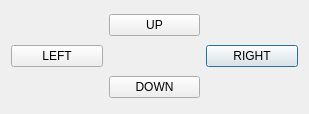
<?xml version="1.0" encoding="UTF-8"?>
<ui version="4.0">
 <class>CControlDlg</class>
 <widget class="QDialog" name="CControlDlg">
  <property name="geometry">
   <rect>
    <x>0</x>
    <y>0</y>
    <width>309</width>
    <height>114</height>
   </rect>
  </property>
  <property name="windowTitle">
   <string>CControlDlg</string>
  </property>
  <layout class="QGridLayout" name="gridLayout">
   <item row="1" column="2">
    <widget class="QPushButton" name="m_rightBtn">
     <property name="text">
      <string>RIGHT</string>
     </property>
    </widget>
   </item>
   <item row="0" column="1">
    <widget class="QPushButton" name="m_upBtn">
     <property name="text">
      <string>UP</string>
     </property>
    </widget>
   </item>
   <item row="0" column="0">
    <spacer name="horizontalSpacer">
     <property name="orientation">
      <enum>Qt::Horizontal</enum>
     </property>
     <property name="sizeHint" stdset="0">
      <size>
       <width>40</width>
       <height>20</height>
      </size>
     </property>
    </spacer>
   </item>
   <item row="1" column="0">
    <widget class="QPushButton" name="m_leftBtn">
     <property name="text">
      <string>LEFT</string>
     </property>
    </widget>
   </item>
   <item row="1" column="1">
    <spacer name="horizontalSpacer_3">
     <property name="orientation">
      <enum>Qt::Horizontal</enum>
     </property>
     <property name="sizeHint" stdset="0">
      <size>
       <width>40</width>
       <height>20</height>
      </size>
     </property>
    </spacer>
   </item>
   <item row="0" column="2">
    <spacer name="horizontalSpacer_2">
     <property name="orientation">
      <enum>Qt::Horizontal</enum>
     </property>
     <property name="sizeHint" stdset="0">
      <size>
       <width>40</width>
       <height>20</height>
      </size>
     </property>
    </spacer>
   </item>
   <item row="2" column="1">
    <widget class="QPushButton" name="m_downBtn">
     <property name="text">
      <string>DOWN</string>
     </property>
    </widget>
   </item>
  </layout>
 </widget>
 <layoutdefault spacing="6" margin="11"/>
 <resources/>
 <connections/>
</ui>
